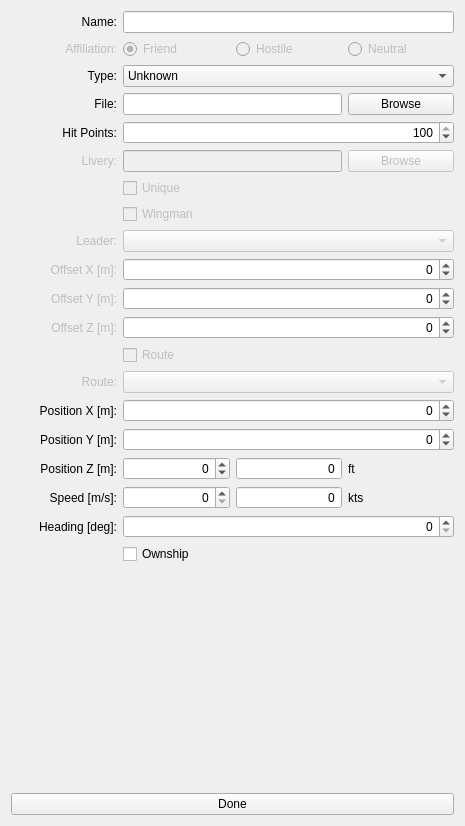
<?xml version="1.0" encoding="UTF-8"?>
<ui version="4.0">
 <class>WidgetEditUnit</class>
 <widget class="QWidget" name="WidgetEditUnit">
  <property name="geometry">
   <rect>
    <x>0</x>
    <y>0</y>
    <width>465</width>
    <height>826</height>
   </rect>
  </property>
  <property name="windowTitle">
   <string>Form</string>
  </property>
  <property name="locale">
   <locale language="English" country="UnitedStates"/>
  </property>
  <layout class="QGridLayout" name="gridLayout">
   <item row="10" column="0">
    <widget class="QLabel" name="labelOffsetY">
     <property name="enabled">
      <bool>false</bool>
     </property>
     <property name="text">
      <string>Offset Y [m]:</string>
     </property>
     <property name="alignment">
      <set>Qt::AlignRight|Qt::AlignTrailing|Qt::AlignVCenter</set>
     </property>
     <property name="buddy">
      <cstring>spinBoxLeaderY</cstring>
     </property>
    </widget>
   </item>
   <item row="5" column="0">
    <widget class="QLabel" name="labelUnitLivery">
     <property name="enabled">
      <bool>false</bool>
     </property>
     <property name="text">
      <string>Livery:</string>
     </property>
     <property name="alignment">
      <set>Qt::AlignRight|Qt::AlignTrailing|Qt::AlignVCenter</set>
     </property>
     <property name="buddy">
      <cstring>lineEditUnitLivery</cstring>
     </property>
    </widget>
   </item>
   <item row="18" column="1" colspan="3">
    <widget class="QDoubleSpinBox" name="spinBoxUnitHeading">
     <property name="alignment">
      <set>Qt::AlignRight|Qt::AlignTrailing|Qt::AlignVCenter</set>
     </property>
     <property name="decimals">
      <number>0</number>
     </property>
     <property name="minimum">
      <double>0.000000000000000</double>
     </property>
     <property name="maximum">
      <double>359.000000000000000</double>
     </property>
     <property name="singleStep">
      <double>1.000000000000000</double>
     </property>
    </widget>
   </item>
   <item row="11" column="1" colspan="3">
    <widget class="QDoubleSpinBox" name="spinBoxLeaderZ">
     <property name="alignment">
      <set>Qt::AlignRight|Qt::AlignTrailing|Qt::AlignVCenter</set>
     </property>
     <property name="decimals">
      <number>0</number>
     </property>
     <property name="minimum">
      <double>-1000.000000000000000</double>
     </property>
     <property name="maximum">
      <double>1000.000000000000000</double>
     </property>
    </widget>
   </item>
   <item row="8" column="1" colspan="3">
    <widget class="QComboBox" name="comboBoxLeader">
     <property name="enabled">
      <bool>false</bool>
     </property>
    </widget>
   </item>
   <item row="14" column="0">
    <widget class="QLabel" name="labelUnitPositionX">
     <property name="text">
      <string>Position X [m]:</string>
     </property>
     <property name="alignment">
      <set>Qt::AlignRight|Qt::AlignTrailing|Qt::AlignVCenter</set>
     </property>
     <property name="buddy">
      <cstring>spinBoxUnitPositionX</cstring>
     </property>
    </widget>
   </item>
   <item row="8" column="0">
    <widget class="QLabel" name="labelLeader">
     <property name="enabled">
      <bool>false</bool>
     </property>
     <property name="text">
      <string>Leader:</string>
     </property>
     <property name="alignment">
      <set>Qt::AlignRight|Qt::AlignTrailing|Qt::AlignVCenter</set>
     </property>
     <property name="buddy">
      <cstring>comboBoxLeader</cstring>
     </property>
    </widget>
   </item>
   <item row="2" column="0">
    <widget class="QLabel" name="labelUnitType">
     <property name="text">
      <string>Type:</string>
     </property>
     <property name="alignment">
      <set>Qt::AlignRight|Qt::AlignTrailing|Qt::AlignVCenter</set>
     </property>
     <property name="buddy">
      <cstring>comboBoxUnitType</cstring>
     </property>
    </widget>
   </item>
   <item row="0" column="1" colspan="3">
    <widget class="QLineEdit" name="lineEditUnitName"/>
   </item>
   <item row="2" column="1" colspan="3">
    <widget class="QComboBox" name="comboBoxUnitType">
     <property name="currentIndex">
      <number>0</number>
     </property>
     <item>
      <property name="text">
       <string>Unknown</string>
      </property>
     </item>
     <item>
      <property name="text">
       <string>Aircraft</string>
      </property>
     </item>
     <item>
      <property name="text">
       <string>Balloon</string>
      </property>
     </item>
     <item>
      <property name="text">
       <string>Bomber (Dive)</string>
      </property>
     </item>
     <item>
      <property name="text">
       <string>Bomber (Level)</string>
      </property>
     </item>
     <item>
      <property name="text">
       <string>Bomber (Torpedo)</string>
      </property>
     </item>
     <item>
      <property name="text">
       <string>Building</string>
      </property>
     </item>
     <item>
      <property name="text">
       <string>Fighter</string>
      </property>
     </item>
     <item>
      <property name="text">
       <string>Kamikaze</string>
      </property>
     </item>
     <item>
      <property name="text">
       <string>Warship</string>
      </property>
     </item>
    </widget>
   </item>
   <item row="4" column="1" colspan="3">
    <widget class="QSpinBox" name="spinBoxUnitHP">
     <property name="alignment">
      <set>Qt::AlignRight|Qt::AlignTrailing|Qt::AlignVCenter</set>
     </property>
     <property name="maximum">
      <number>100</number>
     </property>
     <property name="value">
      <number>100</number>
     </property>
    </widget>
   </item>
   <item row="15" column="0">
    <widget class="QLabel" name="labelUnitPositionY">
     <property name="text">
      <string>Position Y [m]:</string>
     </property>
     <property name="alignment">
      <set>Qt::AlignRight|Qt::AlignTrailing|Qt::AlignVCenter</set>
     </property>
     <property name="buddy">
      <cstring>spinBoxUnitPositionY</cstring>
     </property>
    </widget>
   </item>
   <item row="16" column="1">
    <widget class="QDoubleSpinBox" name="spinBoxUnitPositionZ">
     <property name="alignment">
      <set>Qt::AlignRight|Qt::AlignTrailing|Qt::AlignVCenter</set>
     </property>
     <property name="decimals">
      <number>0</number>
     </property>
     <property name="minimum">
      <double>-999999.000000000000000</double>
     </property>
     <property name="maximum">
      <double>999999.000000000000000</double>
     </property>
     <property name="singleStep">
      <double>1.000000000000000</double>
     </property>
    </widget>
   </item>
   <item row="9" column="1" colspan="3">
    <widget class="QDoubleSpinBox" name="spinBoxLeaderX">
     <property name="alignment">
      <set>Qt::AlignRight|Qt::AlignTrailing|Qt::AlignVCenter</set>
     </property>
     <property name="decimals">
      <number>0</number>
     </property>
     <property name="minimum">
      <double>-1000.000000000000000</double>
     </property>
     <property name="maximum">
      <double>1000.000000000000000</double>
     </property>
    </widget>
   </item>
   <item row="3" column="0">
    <widget class="QLabel" name="label_4">
     <property name="text">
      <string>File:</string>
     </property>
     <property name="alignment">
      <set>Qt::AlignRight|Qt::AlignTrailing|Qt::AlignVCenter</set>
     </property>
     <property name="buddy">
      <cstring>lineEditUnitFile</cstring>
     </property>
    </widget>
   </item>
   <item row="0" column="0">
    <widget class="QLabel" name="labelUnitName">
     <property name="text">
      <string>Name:</string>
     </property>
     <property name="alignment">
      <set>Qt::AlignRight|Qt::AlignTrailing|Qt::AlignVCenter</set>
     </property>
     <property name="buddy">
      <cstring>lineEditUnitName</cstring>
     </property>
    </widget>
   </item>
   <item row="17" column="1">
    <widget class="QDoubleSpinBox" name="spinBoxUnitSpeed">
     <property name="alignment">
      <set>Qt::AlignRight|Qt::AlignTrailing|Qt::AlignVCenter</set>
     </property>
     <property name="decimals">
      <number>0</number>
     </property>
     <property name="minimum">
      <double>0.000000000000000</double>
     </property>
     <property name="maximum">
      <double>350.000000000000000</double>
     </property>
     <property name="singleStep">
      <double>1.000000000000000</double>
     </property>
    </widget>
   </item>
   <item row="9" column="0">
    <widget class="QLabel" name="labelOffsetX">
     <property name="enabled">
      <bool>false</bool>
     </property>
     <property name="text">
      <string>Offset X [m]:</string>
     </property>
     <property name="alignment">
      <set>Qt::AlignRight|Qt::AlignTrailing|Qt::AlignVCenter</set>
     </property>
     <property name="buddy">
      <cstring>spinBoxLeaderX</cstring>
     </property>
    </widget>
   </item>
   <item row="17" column="0">
    <widget class="QLabel" name="labelUnitSpeed">
     <property name="text">
      <string>Speed [m/s]:</string>
     </property>
     <property name="alignment">
      <set>Qt::AlignRight|Qt::AlignTrailing|Qt::AlignVCenter</set>
     </property>
     <property name="buddy">
      <cstring>spinBoxUnitSpeed</cstring>
     </property>
    </widget>
   </item>
   <item row="16" column="3">
    <widget class="QLabel" name="label">
     <property name="text">
      <string>ft</string>
     </property>
    </widget>
   </item>
   <item row="1" column="2">
    <widget class="QRadioButton" name="radioButtonHostile">
     <property name="enabled">
      <bool>false</bool>
     </property>
     <property name="text">
      <string>Hostile</string>
     </property>
     <attribute name="buttonGroup">
      <string notr="true">buttonGroupAffiliation</string>
     </attribute>
    </widget>
   </item>
   <item row="13" column="0">
    <widget class="QLabel" name="labelUnitRoute">
     <property name="enabled">
      <bool>false</bool>
     </property>
     <property name="text">
      <string>Route:</string>
     </property>
     <property name="alignment">
      <set>Qt::AlignRight|Qt::AlignTrailing|Qt::AlignVCenter</set>
     </property>
     <property name="buddy">
      <cstring>comboBoxUnitRoute</cstring>
     </property>
    </widget>
   </item>
   <item row="1" column="0">
    <widget class="QLabel" name="labelUnitAffiliation">
     <property name="enabled">
      <bool>false</bool>
     </property>
     <property name="text">
      <string>Affiliation:</string>
     </property>
     <property name="alignment">
      <set>Qt::AlignRight|Qt::AlignTrailing|Qt::AlignVCenter</set>
     </property>
    </widget>
   </item>
   <item row="15" column="1" colspan="3">
    <widget class="QDoubleSpinBox" name="spinBoxUnitPositionY">
     <property name="alignment">
      <set>Qt::AlignRight|Qt::AlignTrailing|Qt::AlignVCenter</set>
     </property>
     <property name="decimals">
      <number>0</number>
     </property>
     <property name="minimum">
      <double>-999999.000000000000000</double>
     </property>
     <property name="maximum">
      <double>999999.000000000000000</double>
     </property>
     <property name="singleStep">
      <double>10.000000000000000</double>
     </property>
    </widget>
   </item>
   <item row="20" column="0" colspan="4">
    <spacer name="verticalSpacer">
     <property name="orientation">
      <enum>Qt::Vertical</enum>
     </property>
     <property name="sizeHint" stdset="0">
      <size>
       <width>339</width>
       <height>282</height>
      </size>
     </property>
    </spacer>
   </item>
   <item row="1" column="3">
    <widget class="QRadioButton" name="radioButtonNeutral">
     <property name="enabled">
      <bool>false</bool>
     </property>
     <property name="text">
      <string>Neutral</string>
     </property>
     <attribute name="buttonGroup">
      <string notr="true">buttonGroupAffiliation</string>
     </attribute>
    </widget>
   </item>
   <item row="21" column="0" colspan="4">
    <widget class="QPushButton" name="pushButtonDone">
     <property name="text">
      <string>Done</string>
     </property>
    </widget>
   </item>
   <item row="14" column="1" colspan="3">
    <widget class="QDoubleSpinBox" name="spinBoxUnitPositionX">
     <property name="alignment">
      <set>Qt::AlignRight|Qt::AlignTrailing|Qt::AlignVCenter</set>
     </property>
     <property name="decimals">
      <number>0</number>
     </property>
     <property name="minimum">
      <double>-999999.000000000000000</double>
     </property>
     <property name="maximum">
      <double>999999.000000000000000</double>
     </property>
     <property name="singleStep">
      <double>10.000000000000000</double>
     </property>
    </widget>
   </item>
   <item row="13" column="1" colspan="3">
    <widget class="QComboBox" name="comboBoxUnitRoute">
     <property name="enabled">
      <bool>false</bool>
     </property>
    </widget>
   </item>
   <item row="10" column="1" colspan="3">
    <widget class="QDoubleSpinBox" name="spinBoxLeaderY">
     <property name="alignment">
      <set>Qt::AlignRight|Qt::AlignTrailing|Qt::AlignVCenter</set>
     </property>
     <property name="decimals">
      <number>0</number>
     </property>
     <property name="minimum">
      <double>-1000.000000000000000</double>
     </property>
     <property name="maximum">
      <double>1000.000000000000000</double>
     </property>
    </widget>
   </item>
   <item row="4" column="0">
    <widget class="QLabel" name="label_3">
     <property name="text">
      <string>Hit Points:</string>
     </property>
     <property name="alignment">
      <set>Qt::AlignRight|Qt::AlignTrailing|Qt::AlignVCenter</set>
     </property>
     <property name="buddy">
      <cstring>spinBoxUnitHP</cstring>
     </property>
    </widget>
   </item>
   <item row="17" column="3">
    <widget class="QLabel" name="label_2">
     <property name="text">
      <string>kts</string>
     </property>
    </widget>
   </item>
   <item row="7" column="1" colspan="2">
    <widget class="QCheckBox" name="checkBoxWingman">
     <property name="enabled">
      <bool>false</bool>
     </property>
     <property name="text">
      <string>Wingman</string>
     </property>
    </widget>
   </item>
   <item row="12" column="1" colspan="3">
    <widget class="QCheckBox" name="checkBoxUnitRoute">
     <property name="enabled">
      <bool>false</bool>
     </property>
     <property name="text">
      <string>Route</string>
     </property>
    </widget>
   </item>
   <item row="19" column="1" colspan="3">
    <widget class="QCheckBox" name="checkBoxOwnship">
     <property name="text">
      <string>Ownship</string>
     </property>
    </widget>
   </item>
   <item row="16" column="0">
    <widget class="QLabel" name="labelUnitPositionZ">
     <property name="text">
      <string>Position Z [m]:</string>
     </property>
     <property name="alignment">
      <set>Qt::AlignRight|Qt::AlignTrailing|Qt::AlignVCenter</set>
     </property>
     <property name="buddy">
      <cstring>spinBoxUnitPositionZ</cstring>
     </property>
    </widget>
   </item>
   <item row="18" column="0">
    <widget class="QLabel" name="labelUnitHeading">
     <property name="text">
      <string>Heading [deg]:</string>
     </property>
     <property name="alignment">
      <set>Qt::AlignRight|Qt::AlignTrailing|Qt::AlignVCenter</set>
     </property>
     <property name="buddy">
      <cstring>spinBoxUnitHeading</cstring>
     </property>
    </widget>
   </item>
   <item row="16" column="2">
    <widget class="QDoubleSpinBox" name="spinBoxUnitPositionZFt">
     <property name="focusPolicy">
      <enum>Qt::NoFocus</enum>
     </property>
     <property name="alignment">
      <set>Qt::AlignRight|Qt::AlignTrailing|Qt::AlignVCenter</set>
     </property>
     <property name="readOnly">
      <bool>true</bool>
     </property>
     <property name="buttonSymbols">
      <enum>QAbstractSpinBox::NoButtons</enum>
     </property>
     <property name="decimals">
      <number>0</number>
     </property>
     <property name="minimum">
      <double>-999999999.000000000000000</double>
     </property>
     <property name="maximum">
      <double>999999999.000000000000000</double>
     </property>
    </widget>
   </item>
   <item row="3" column="3">
    <widget class="QPushButton" name="pushButtonUnitFile">
     <property name="text">
      <string>Browse</string>
     </property>
    </widget>
   </item>
   <item row="3" column="1" colspan="2">
    <widget class="QLineEdit" name="lineEditUnitFile">
     <property name="focusPolicy">
      <enum>Qt::NoFocus</enum>
     </property>
     <property name="readOnly">
      <bool>true</bool>
     </property>
    </widget>
   </item>
   <item row="17" column="2">
    <widget class="QDoubleSpinBox" name="spinBoxUnitSpeedKts">
     <property name="focusPolicy">
      <enum>Qt::NoFocus</enum>
     </property>
     <property name="alignment">
      <set>Qt::AlignRight|Qt::AlignTrailing|Qt::AlignVCenter</set>
     </property>
     <property name="readOnly">
      <bool>true</bool>
     </property>
     <property name="buttonSymbols">
      <enum>QAbstractSpinBox::NoButtons</enum>
     </property>
     <property name="decimals">
      <number>0</number>
     </property>
     <property name="minimum">
      <double>-999999999.000000000000000</double>
     </property>
     <property name="maximum">
      <double>999999999.000000000000000</double>
     </property>
    </widget>
   </item>
   <item row="1" column="1">
    <widget class="QRadioButton" name="radioButtonFriend">
     <property name="enabled">
      <bool>false</bool>
     </property>
     <property name="text">
      <string>Friend</string>
     </property>
     <property name="checked">
      <bool>true</bool>
     </property>
     <attribute name="buttonGroup">
      <string notr="true">buttonGroupAffiliation</string>
     </attribute>
    </widget>
   </item>
   <item row="11" column="0">
    <widget class="QLabel" name="labelOffsetZ">
     <property name="enabled">
      <bool>false</bool>
     </property>
     <property name="text">
      <string>Offset Z [m]:</string>
     </property>
     <property name="alignment">
      <set>Qt::AlignRight|Qt::AlignTrailing|Qt::AlignVCenter</set>
     </property>
     <property name="buddy">
      <cstring>spinBoxLeaderZ</cstring>
     </property>
    </widget>
   </item>
   <item row="5" column="1" colspan="2">
    <widget class="QLineEdit" name="lineEditUnitLivery">
     <property name="enabled">
      <bool>false</bool>
     </property>
     <property name="focusPolicy">
      <enum>Qt::NoFocus</enum>
     </property>
     <property name="readOnly">
      <bool>true</bool>
     </property>
    </widget>
   </item>
   <item row="5" column="3">
    <widget class="QPushButton" name="pushButtonUnitLivery">
     <property name="enabled">
      <bool>false</bool>
     </property>
     <property name="text">
      <string>Browse</string>
     </property>
    </widget>
   </item>
   <item row="6" column="1">
    <widget class="QCheckBox" name="checkBoxUnique">
     <property name="enabled">
      <bool>false</bool>
     </property>
     <property name="text">
      <string>Unique</string>
     </property>
    </widget>
   </item>
  </layout>
 </widget>
 <tabstops>
  <tabstop>lineEditUnitName</tabstop>
  <tabstop>radioButtonFriend</tabstop>
  <tabstop>radioButtonHostile</tabstop>
  <tabstop>radioButtonNeutral</tabstop>
  <tabstop>comboBoxUnitType</tabstop>
  <tabstop>lineEditUnitFile</tabstop>
  <tabstop>pushButtonUnitFile</tabstop>
  <tabstop>spinBoxUnitHP</tabstop>
  <tabstop>lineEditUnitLivery</tabstop>
  <tabstop>pushButtonUnitLivery</tabstop>
  <tabstop>checkBoxWingman</tabstop>
  <tabstop>comboBoxLeader</tabstop>
  <tabstop>spinBoxLeaderX</tabstop>
  <tabstop>spinBoxLeaderY</tabstop>
  <tabstop>spinBoxLeaderZ</tabstop>
  <tabstop>checkBoxUnitRoute</tabstop>
  <tabstop>comboBoxUnitRoute</tabstop>
  <tabstop>spinBoxUnitPositionX</tabstop>
  <tabstop>spinBoxUnitPositionY</tabstop>
  <tabstop>spinBoxUnitPositionZ</tabstop>
  <tabstop>spinBoxUnitSpeed</tabstop>
  <tabstop>spinBoxUnitHeading</tabstop>
  <tabstop>checkBoxOwnship</tabstop>
  <tabstop>pushButtonDone</tabstop>
 </tabstops>
 <resources/>
 <connections/>
 <buttongroups>
  <buttongroup name="buttonGroupAffiliation"/>
 </buttongroups>
</ui>
